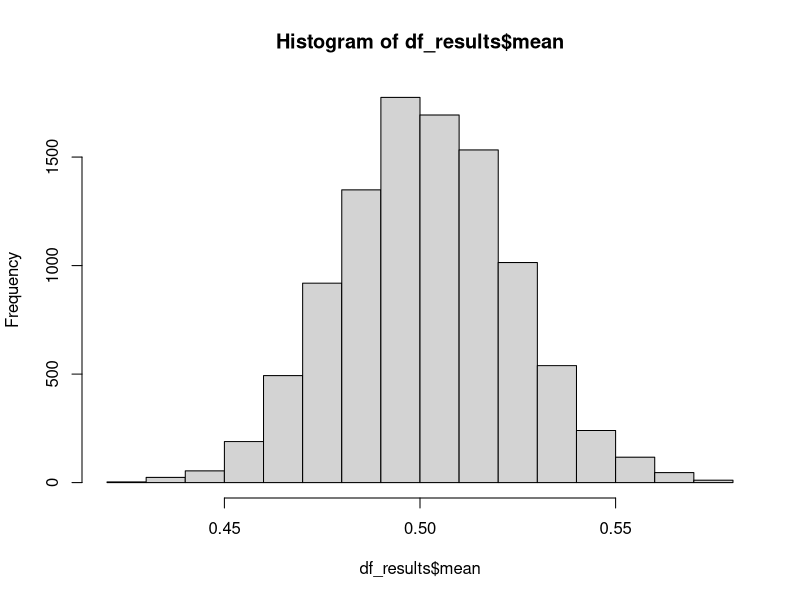
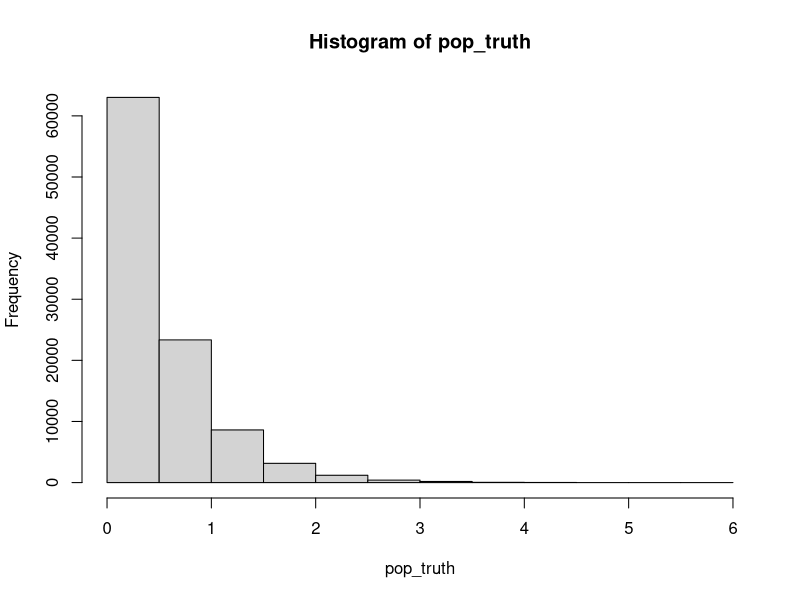

These charts were generated, in order, by the following R code:
#lab 3 - Programming 

#Q - 1
set.seed(1)

#Q - 2
pop_truth <- rexp(n = 100000, rate = 2)

#Q - 3
round(mean(pop_truth),digits = 2)

#Q - 4
set.seed(1)
sample_pop <- sample(pop_truth,5000)

#Q - 5
sample_stats <- function(data){
  
  mean_value <- mean(data)
  std_value <- sd(data)
  
  ans_list <- list(mean_value,std_value)
  
  return(ans_list)

}

#Q - 6
ans <- sample_stats(pop_truth)
round(ans[[1]],2)

#Q - 7

set.seed(1)
sequence <- seq(1,10000)

for(i in 1:length(sequence)){
  
  print(paste0("Currently on iteration: ", i))
  
  
  if(i==1){
    x <- c("mean", "stddev", "iteration")
    df_results <- data.frame(matrix(ncol = 3, nrow = 0))
    colnames(df_results) <- x
  }
  
  sample_pop <- sample(pop_truth,500)
  metrics <- sample_stats(sample_pop)
  metrics <- append(metrics, i)
  
  df_results[nrow(df_results) + 1,] <- metrics
  
}

#Q - 8
round(mean(df_results$mean),2)

#Q - 9
percentiles  <- quantile(df_results$mean, probs=c(0.05, 0.95))
round(percentiles[1],2)

#Q - 10
hist(df_results$mean)
hist(pop_truth)


#push to github
